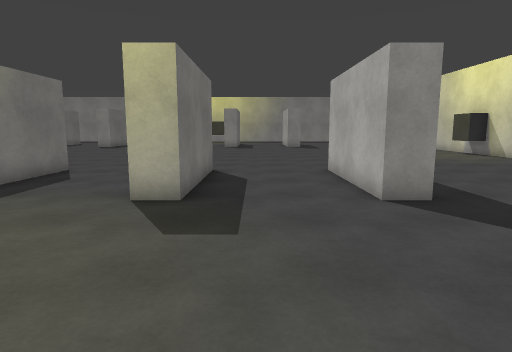
view 1 (above)

20 first-person views from a walk through a Unity game level. The camera is 1.4 m above the floor, tilts 8° down and sees 75° across. The floor is counted in squares, 1 m on a side. Each view is taken from the middle of a square. On the plan, view 1 faces up. The plan holds only what a view shows up to about 15 squares ahead; the rest is blank. The place goes on beyond the plan. The player is left out. Surface patterns are stand-ins for the level's own textures.

view 2
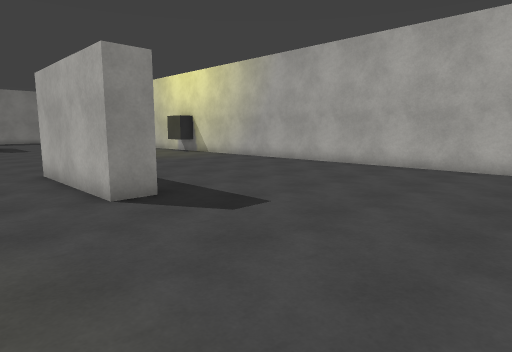

view 3
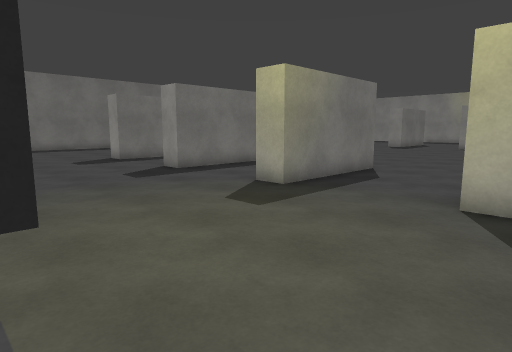

view 4
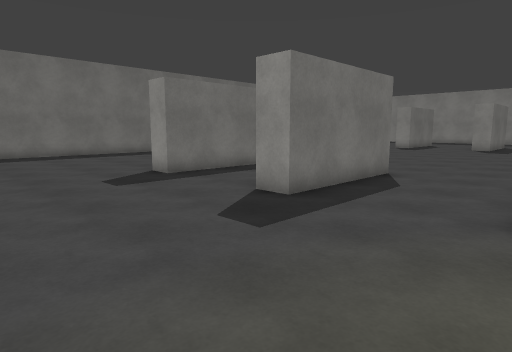

view 5
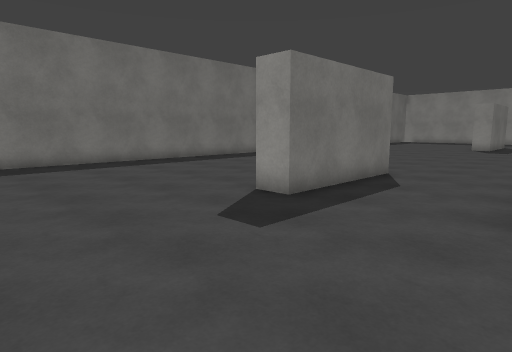

view 6
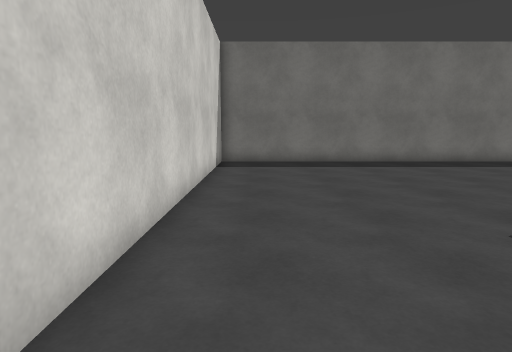

view 7
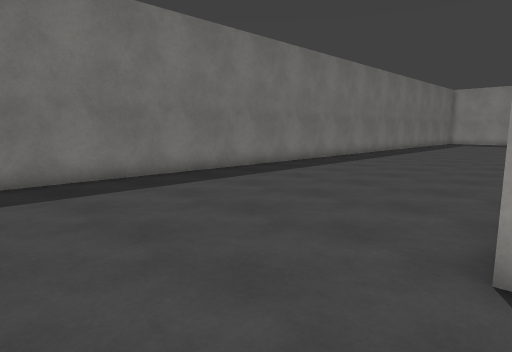

view 8
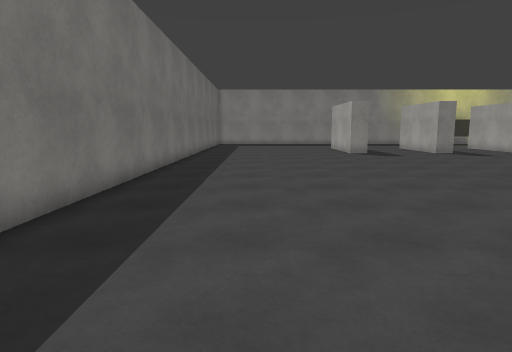

view 9
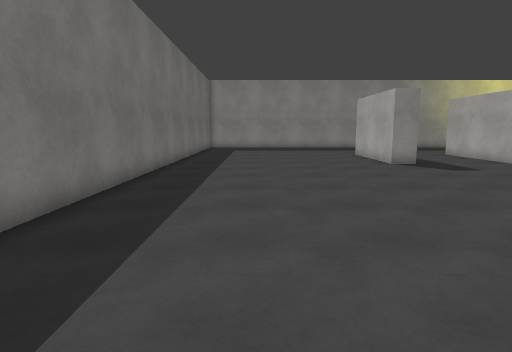

view 10
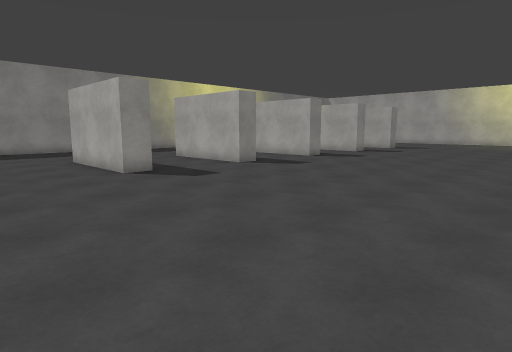

view 11
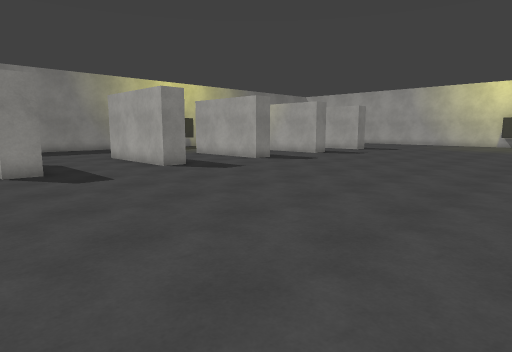

view 12
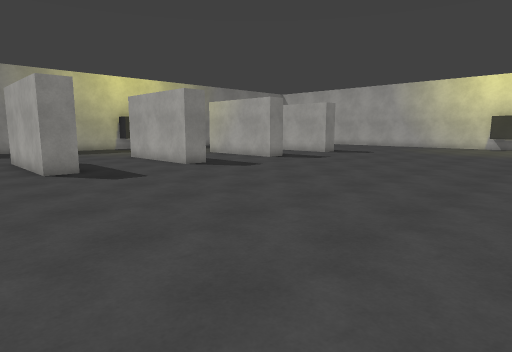

view 13
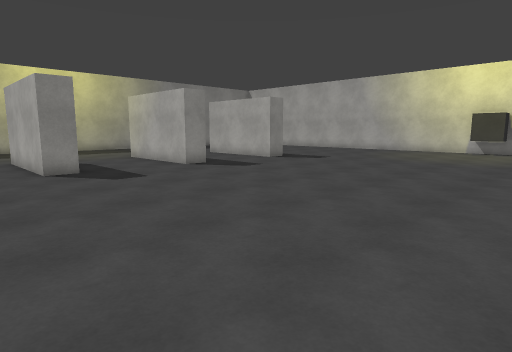

view 14
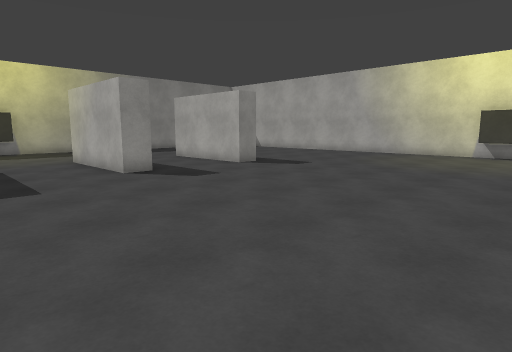

view 15
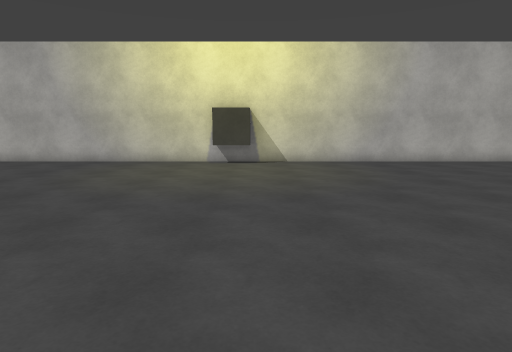

view 16
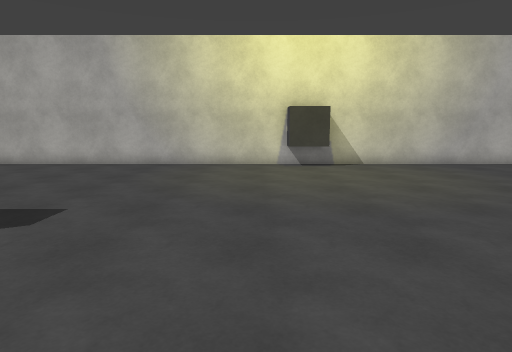

view 17
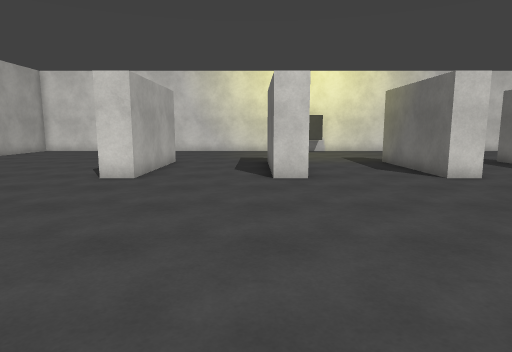

view 18
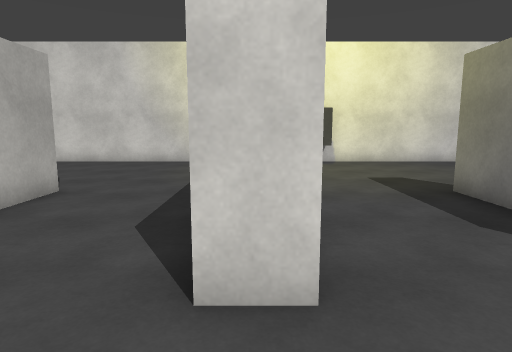

view 19
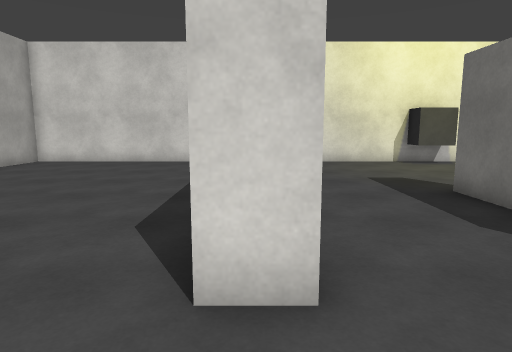

view 20
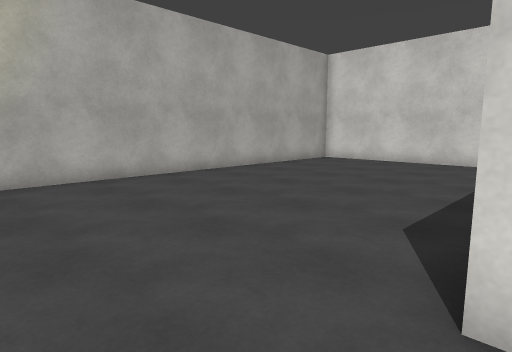

### Floor plan
Points are (right, up) in squares from view 1. A wall is a line through its corners. A room is listed if a view was taken in it or the views show most of it. See-through windows are left out.
Room 1 (views 1, 2, 3, 4, 5, 6, 7, 8, 9, 10, 11, 12, 13, 14, 15, 16, 17, 18, 19, 20)
walls: (-7.6, 11.5) (-6.5, 11.5) (-6.5, 6.5) (-7.5, 6.5); (-2.6, 11.5) (-1.5, 11.5) (-1.5, 6.5) (-2.5, 6.5); (-11.5, 11.6) (-11.5, 6.5) (-12.5, 6.5); (-16.5, 11.6) (-16.5, 6.5) (-17.5, 6.5); (-6.4, 26.5) (-7.5, 26.5) (-7.5, 29.5); (3.6, 6.5) (2.5, 6.5) (2.5, 11.5) (3.5, 11.5); (-11.4, 26.5) (-12.5, 26.5) (-12.5, 29.5); (-1.4, 26.5) (-2.5, 26.5) (-2.5, 29.5); (-10.8, -0.5) (12.5, -0.5) (12.5, 29.5); (-16.4, 26.5) (-17.5, 26.5) (-17.5, 29.5); (3.5, 26.5) (2.5, 26.5) (2.5, 28); (-26.5, 28) (-26.5, -0.5) (-13.8, -0.5)
objects: other object (-5, -1) to (-4, 0); other object (12, 18) to (13, 20)

Where each view was taken, in squares from view 1:
view 1: 0 up, 0 right, facing up
view 2: 0 up, 0 right, facing up-right
view 3: 0 up, 1 left, facing up-left
view 4: 1 up, 7 left, facing up-left
view 5: 1 up, 12 left, facing up-left
view 6: 1 up, 12 left, facing left
view 7: 3 up, 17 left, facing up-left
view 8: 7 up, 23 left, facing up
view 9: 13 up, 23 left, facing up
view 10: 16 up, 22 left, facing up-right
view 11: 15 up, 19 left, facing up-right
view 12: 15 up, 15 left, facing up-right
view 13: 15 up, 10 left, facing up-right
view 14: 16 up, 7 left, facing up-right
view 15: 18 up, 2 left, facing right
view 16: 21 up, 1 left, facing right
view 17: 21 up, 1 left, facing down
view 18: 14 up, 2 left, facing down
view 19: 14 up, 3 right, facing down
view 20: 14 up, 3 right, facing down-right
